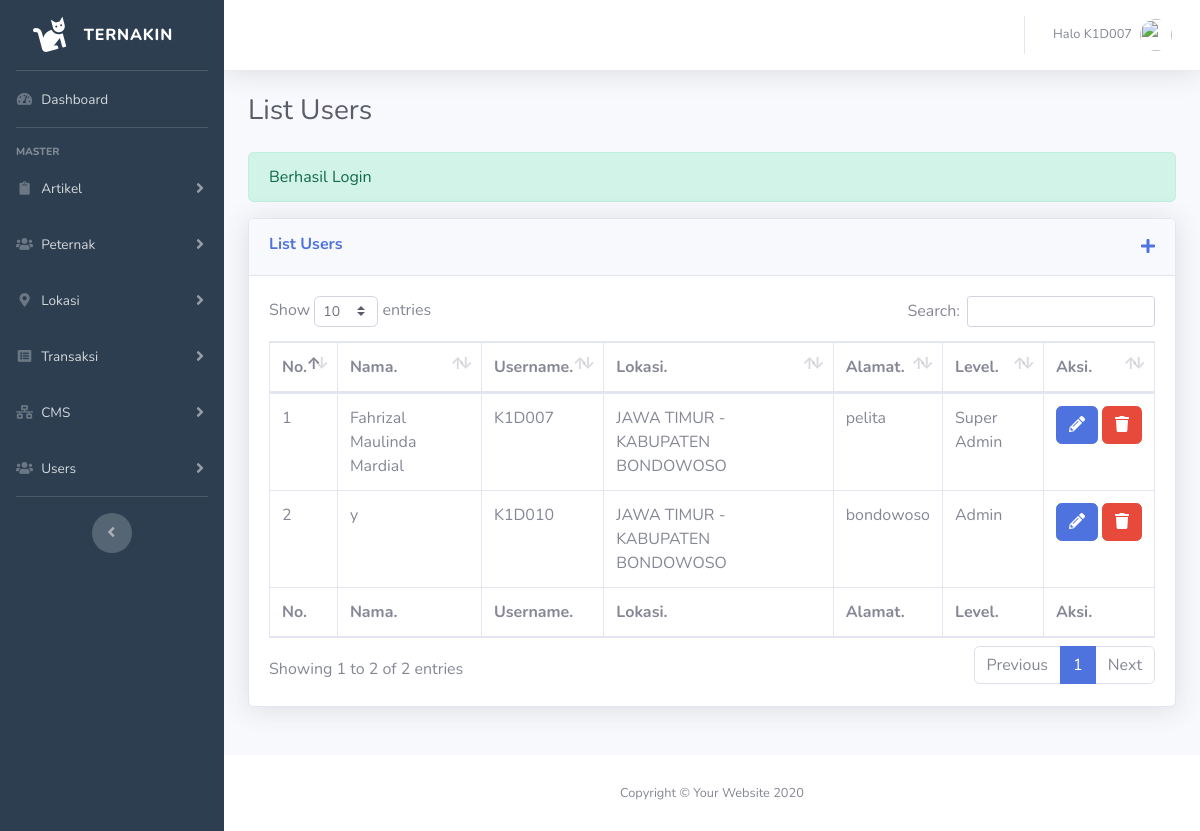
/cms-dashboard/pages/users/index.php (signed in), run on the app's committed database.
### tables this page shows
CREATE TABLE `tb_users` (
  `id_users` int(3) NOT NULL,
  `nama` varchar(35) NOT NULL,
  `username` varchar(10) NOT NULL,
  `password` varchar(60) NOT NULL,
  `id_provinsi` int(2) NOT NULL,
  `id_kota` int(4) NOT NULL,
  `alamat` text NOT NULL,
  `level` enum('1','2','3') NOT NULL,
  `created_at` timestamp NOT NULL DEFAULT current_timestamp() ON UPDATE current_timestamp(),
  `updated_at` timestamp NULL DEFAULT NULL
);

CREATE TABLE `tb_provinsi` (
  `id_provinsi` int(2) NOT NULL,
  `nama_provinsi` varchar(50) NOT NULL
);

CREATE TABLE `tb_kota` (
  `id_kota` int(4) NOT NULL,
  `id_provinsi` int(2) NOT NULL,
  `nama_kota` text NOT NULL
);

### cms-dashboard/pages/users/index.php (the view, shortened to what this page needs)
  <?php
    $title="List Users";
    require_once"../../../config/database.php";
    require_once"../../templates/head-dashboard.php";
   ?>
   <link rel="stylesheet" type="text/css" href="<?=$_ENV['base_url']?>cms-dashboard/assets/vendor/datatables/dataTables.bootstrap4.min.css">
  <?php
    $sql = mysqli_query($con,"SELECT * FROM tb_users u INNER JOIN tb_provinsi p ON u.id_provinsi = p.id_provinsi INNER JOIN tb_kota k ON u.id_kota = k.id_kota");
  ?>
</head>
<body id="page-top">
  <div id="wrapper">
      <?php require_once"../../partials/sidebar.php"; ?>
    <div id="content-wrapper" class="d-flex flex-column">
      <div id="content">
          <?php require_once"../../partials/topbar.php"; ?>
        <div class="container-fluid" style="transition: 0.4s;">
          <div class="d-sm-flex align-items-center justify-content-between mb-4">
            <h1 class="h3 mb-0 text-gray-800"><?=$title?></h1>
          </div>
          <?php
            if (isset($_SESSION['alert'])) {
              if (isset($_SESSION['alert']['berhasil'])) {
                ?>
                <div class="alert alert-success" role="alert">
                  <?=$_SESSION['alert']['berhasil']?>
                </div>
                <?php
              }else{
                ?>
                <div class="alert alert-danger" role="alert">
                  <?=$_SESSION['alert']['gagal']?>
                </div>
                <?php
              }
            }
          ?>
          <div class="row">
            <div class="col-lg-12 mb-4">
              <div class="card shadow mb-4">
                <div class="card-header py-3 d-sm-flex justify-content-between">
                  <h6 class="m-0 font-weight-bold text-primary"><?=$title?></h6>
                  <a href="tambah"><i class="fas fa-plus"></i></a>
                </div>
                <div class="card-body">
                  <div class="table-responsive">
                      <table class="table table-bordered" id="listUser" width="100%" cellspacing="0">
                        <thead>
                          <tr>
                            <th>No.</th>
                            <th>Nama.</th>
                            <th>Username.</th>
                            <th>Lokasi.</th>
                            <th>Alamat.</th>
                            <th>Level.</th>
                            <th>Aksi.</th>
                          </tr>
                        </thead>
                        <tfoot>
                          <tr>
                            <th>No.</th>
                            <th>Nama.</th>
                            <th>Username.</th>
                            <th>Lokasi.</th>
                            <th>Alamat.</th>
                            <th>Level.</th>
                            <th>Aksi.</th>
                          </tr>
                        </tfoot>
                        <tbody>
                          <?php
                          $no=1;
                            while ($data = mysqli_fetch_array($sql)) {
                              ?>
                                <tr>
                                  <td><?=$no++?></td>
                                  <td><?=$data['nama']?></td>
                                  <td><?=$data['username']?></td>
                                  <td><?=$data['nama_provinsi']." - ".$data['nama_kota']?></td>
                                  <td><?=$data['alamat']?></td>
                                  <td>
                                    <?php
                                      if ($data['level']==="1") {
                                        echo "Super Admin";
                                      }else if($data['level']==="2"){
                                        echo "Admin";
                                      }else{
                                        echo "Admin Artikel";
                                      }
                                    ?>
                                  </td>
                                  <td class="text-center">
                                    <div class="d-flex">
                                      <a href="<?=$_ENV['base_url']?>cms-dashboard/users/edit/<?=$data['id_users']?>" class="btn btn-primary mr-1"><i class="fas fa-pencil-alt"></i></a>
                                      <form method="POST" action="aksi">
                                        <button type="submit" class="btn btn-danger" name="aksi" value="hapus-user" onclick="return confirm('Yakin akan dihapus?')">
                                          <i class="fas fa-trash"></i>
                                        </button>
                                      </form>
                                    </div>
                                  </td>
                                </tr>
                              <?php
                            }
                          ?>
                        </tbody>
                      </table>
                  </div>
                </div>
              </div>
            </div>
          </div>
        </div>
      </div>
      <footer class="sticky-footer bg-white">
        <div class="container my-auto">
          <div class="copyright text-center my-auto">
            <span>Copyright &copy; Your Website 2020</span>
          </div>
        </div>
      </footer>
    </div>
  </div>
  <?php require_once"../../templates/footer-dashboard.php" ?>
</html>

### data on the page
tb_users: nama "Fahrizal Maulinda Mardial", username "K1D007", id_provinsi.nama_provinsi "JAWA TIMUR", id_kota.nama_kota "KABUPATEN BONDOWOSO", alamat "pelita", level "Super Admin"
tb_users: nama "y", username "K1D010", id_provinsi.nama_provinsi "JAWA TIMUR", id_kota.nama_kota "KABUPATEN BONDOWOSO", alamat "bondowoso", level "Admin"

### other printed values
$_SESSION['user']['username'] "K1D007"
$title "List Users"
$_SESSION['alert']['berhasil'] "Berhasil Login"
